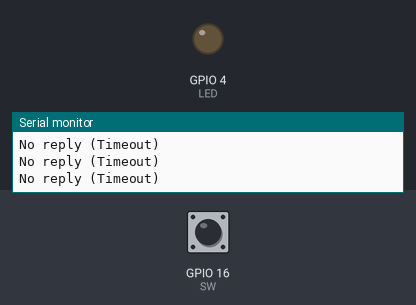
A program run on a simulated ESP32. Parts: output pins drawn as LEDs (lit = HIGH), the last lines printed to the serial monitor. The inputs (shaded band) are chosen by the test bench; at power-on: GPIO 16 (SW) HIGH. No radio packets arrive unless stated; pins used as bus, display or sensor lines are not drawn.

Above: at 1.3 s.
1.4 s: GPIO 16 (SW) pulled LOW for 0.15 s
At 2.4 s:
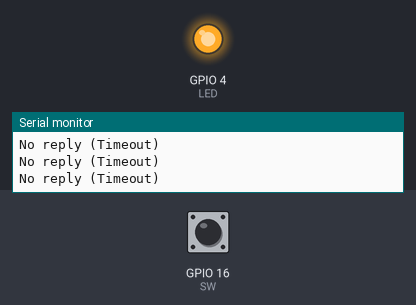
4.5 s: GPIO 16 (SW) pulled LOW for 1 s
At 5.9 s:
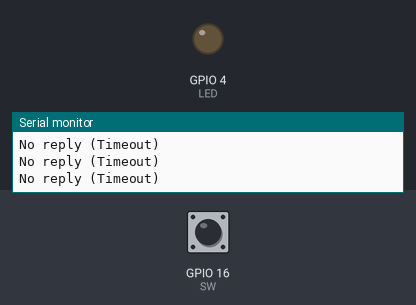
7.0 s: GPIO 16 (SW) pulled LOW for 3.2 s
At 7.9 s:
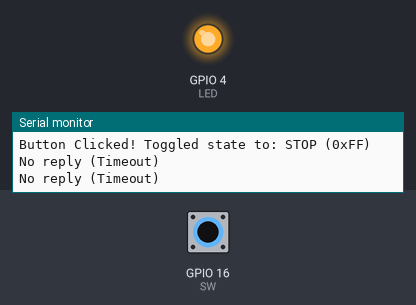
Timing chart, 0 to 10.0 s (numbered marks = the images above; inputs shaded):
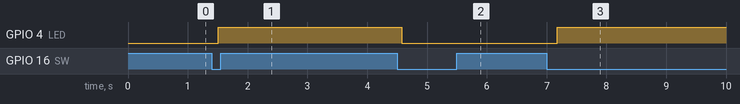

Measured:
- after the input at 1.4 s, GPIO 4 (LED): LOW → HIGH after 0.11 s
- after the input at 4.5 s, GPIO 4 (LED): HIGH → LOW after 0.08 s
- after the input at 7.0 s, GPIO 4 (LED): LOW → HIGH after 0.18 s

The program:

main.cpp
```cpp
// LoRa E-Stop TX (Toggle Based with Debounce)
// -*- mode: C++ -*-
#include <Arduino.h>
#include <SPI.h>
#include <RH_RF95.h>

// --- PIN DEFINITIONS ---
#define RFM95_CS 5
#define RFM95_RST 26
#define RFM95_INT 22
#define LED 4
#define SW 16

#define RF95_FREQ 915.0

// Protocol: 0xFF = STOP, 0x00 = SAFE
const uint8_t ESTOP_TRIGGERED = 0xFF;
const uint8_t ESTOP_SAFE = 0x00;

// --- TOGGLE TRACKING VARIABLES ---
bool estopActive = false;     // Tracks system state: false = SAFE, true = STOP
bool lastButtonState = HIGH;  // Tracks the physical pin state from the last loop

RH_RF95 rf95(RFM95_CS, RFM95_INT);

void setup() {
    pinMode(LED, OUTPUT);
    pinMode(SW, INPUT_PULLUP);  // Pin 16 pulled HIGH, drops to LOW when pressed

    pinMode(RFM95_RST, OUTPUT);
    digitalWrite(RFM95_RST, HIGH);

    Serial.begin(9600);
    delay(100);

    // Manual reset
    digitalWrite(RFM95_RST, LOW);
    delay(10);
    digitalWrite(RFM95_RST, HIGH);
    delay(10);

    if (!rf95.init()) {
        Serial.println("LoRa radio init failed");
        while (1);
    }

    if (!rf95.setFrequency(RF95_FREQ)) {
        Serial.println("setFrequency failed");
        while (1);
    }

    rf95.setTxPower(23, false);

    // Sync LED with the initial safe state
    digitalWrite(LED, LOW);
}

void loop() {
    // 1. READ SWITCH & DETECT NEW PRESS (FALLING EDGE)
    bool currentButtonState = digitalRead(SW);

    // If button is currently LOW (pressed) but was HIGH (released) last time:
    if (currentButtonState == LOW && lastButtonState == HIGH) {
        // Toggle our state variable
        estopActive = !estopActive;

        // Update local LED immediately for instant visual feedback
        digitalWrite(LED, estopActive ? HIGH : LOW);

        Serial.print("Button Clicked! Toggled state to: ");
        Serial.println(estopActive ? "STOP (0xFF)" : "SAFE (0x00)");

        // Hardware Debounce: Wait out the physical contact switch bounce
        delay(50);
    }

    // Save the current state for comparison on the next loop execution
    lastButtonState = currentButtonState;

    // 2. PREPARE PACKET BASED ON TOGGLED STATE
    uint8_t data_packet[1];
    data_packet[0] = estopActive ? ESTOP_TRIGGERED : ESTOP_SAFE;

    // 3. SEND PACKET
    rf95.send(data_packet, 1);
    rf95.waitPacketSent();

    // 4. WAIT FOR REPLY (Reduced to 150ms for button responsiveness)
    uint8_t buf[RH_RF95_MAX_MESSAGE_LEN];
    uint8_t len = sizeof(buf);

    if (rf95.waitAvailableTimeout(150)) {
        if (rf95.recv(buf, &len)) {
            Serial.print("Got reply: ");
            Serial.println((char*)buf);
            Serial.print("RSSI: ");
            Serial.println(rf95.lastRssi(), DEC);
        } else {
            Serial.println("Receive failed");
        }
    } else {
        Serial.println("No reply (Timeout)");
    }

    // Small baseline delay to prevent resource flooding
    delay(10);
}
```
